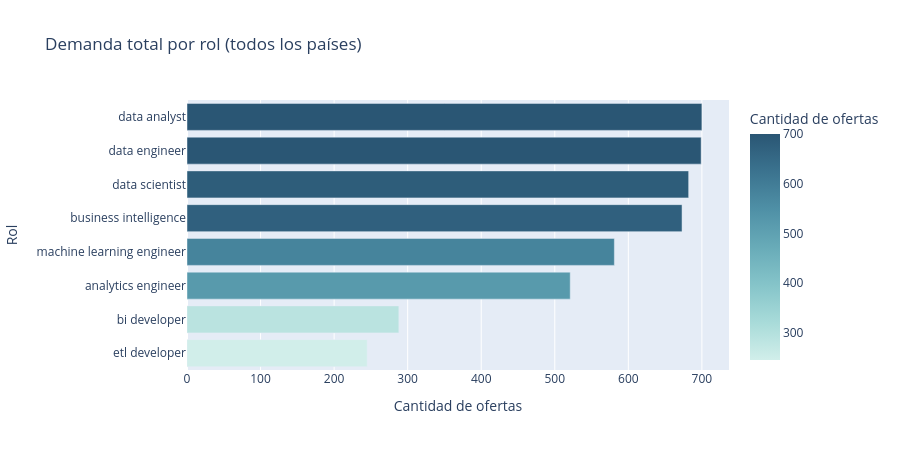

Notebook source saved alongside this figure:
### Markdown cell above
## 2. Roles más demandados

### Code cell
role_demand = (
    df.groupby("search_term")
      .size()
      .sort_values(ascending=False)
      .reset_index(name="postings")
)

fig = px.bar(
    role_demand,
    x="postings", y="search_term",
    orientation="h",
    color="postings",
    color_continuous_scale="Teal",
    title="Demanda total por rol (todos los países)",
    labels={"search_term": "Rol", "postings": "Cantidad de ofertas"}
)
fig.update_layout(yaxis={"categoryorder": "total ascending"}, height=450, showlegend=False)
fig.show()

### Figure 1 — Plotly figure (JSON) as saved in the notebook; plotly's stock layout.template omitted (floating-point values rounded to 4 significant figures)
{"data": [{"hovertemplate": "Cantidad de ofertas=%{marker.color}<br>Rol=%{y}<extra></extra>", "legendgroup": "", "marker": {"color": [700, 699, 682, 673, 581, 521, 288, 245], "coloraxis": "coloraxis", "pattern": {"shape": ""}}, "name": "", "orientation": "h", "showlegend": false, "textposition": "auto", "type": "bar", "x": [700, 699, 682, 673, 581, 521, 288, 245], "xaxis": "x", "y": ["data analyst", "data engineer", "data scientist", "business intelligence", "machine learning engineer", "analytics engineer", "bi developer", "etl developer"], "yaxis": "y"}], "layout": {"barmode": "relative", "coloraxis": {"autocolorscale": false, "colorbar": {"title": {"text": "Cantidad de ofertas"}}, "colorscale": [[0, "rgb(209, 238, 234)"], [0.1667, "rgb(168, 219, 217)"], [0.3333, "rgb(133, 196, 201)"], [0.5, "rgb(104, 171, 184)"], [0.6667, "rgb(79, 144, 166)"], [0.8333, "rgb(59, 115, 143)"], [1, "rgb(42, 86, 116)"]]}, "height": 450, "legend": {"tracegroupgap": 0}, "showlegend": false, "title": {"text": "Demanda total por rol (todos los países)"}, "xaxis": {"anchor": "y", "domain": [0, 1], "title": {"text": "Cantidad de ofertas"}}, "yaxis": {"anchor": "x", "categoryorder": "total ascending", "domain": [0, 1], "title": {"text": "Rol"}}}}
